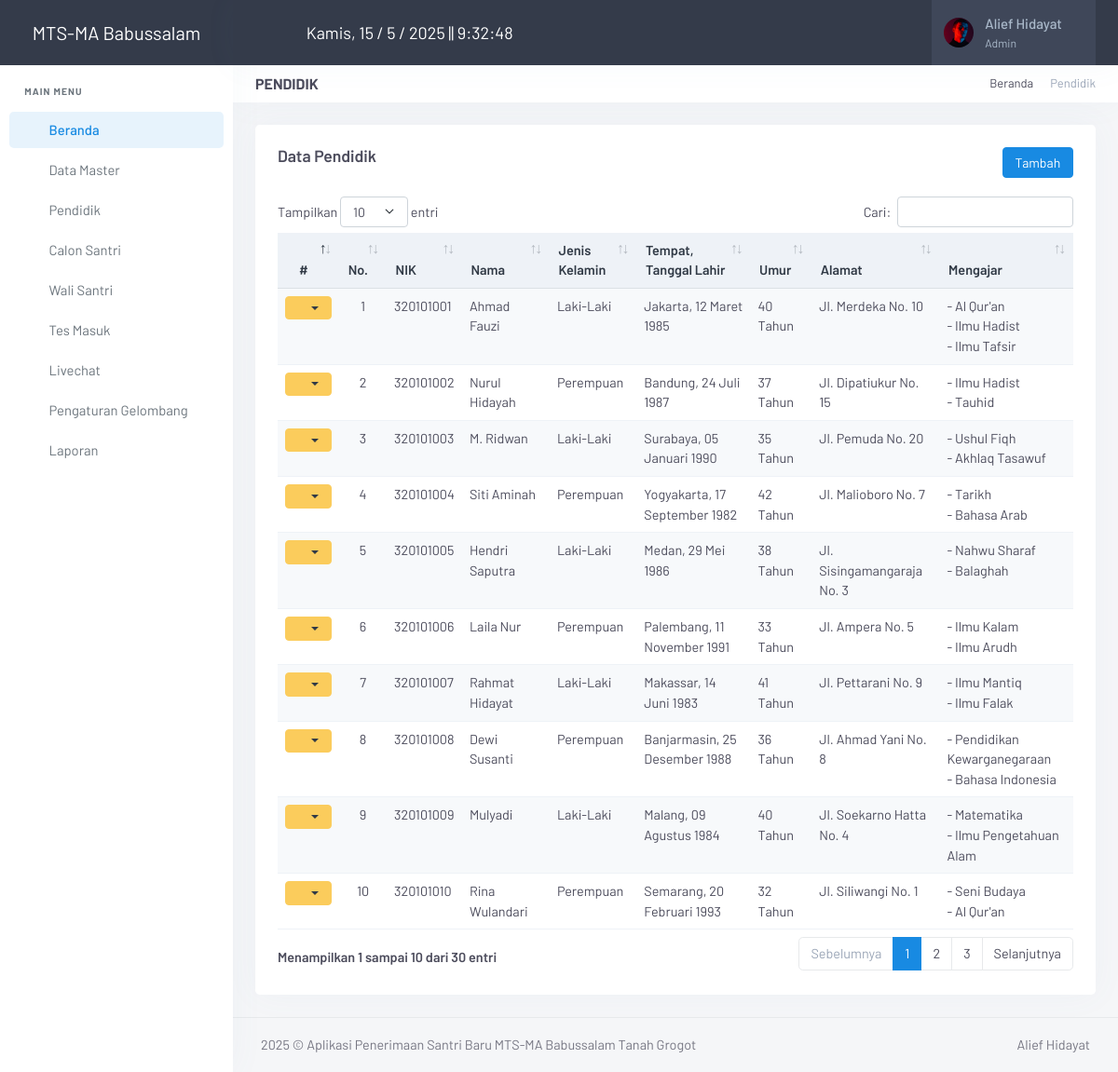
Page /admin/index.php?page=pendidik (signed in) on the committed database.
### tables this page shows
CREATE TABLE `meta` (
  `id_meta` int(11) NOT NULL,
  `instansi` varchar(255) DEFAULT NULL,
  `telp` varchar(50) DEFAULT NULL,
  `email` varchar(255) DEFAULT NULL,
  `alamat` text DEFAULT NULL,
  `logo` varchar(255) DEFAULT NULL,
  `pimpinan` varchar(255) DEFAULT NULL,
  `singkat` varchar(100) NOT NULL
);

CREATE TABLE `pendidik` (
  `id_pendidik` int(11) NOT NULL,
  `nik_pendidik` varchar(20) NOT NULL,
  `nama_pendidik` varchar(100) NOT NULL,
  `jk_pendidik` varchar(10) NOT NULL,
  `tmp_pendidik` varchar(100) NOT NULL,
  `tgl_pendidik` date NOT NULL,
  `alamat_pendidik` text NOT NULL,
  `notelp_pendidik` varchar(15) NOT NULL
);

CREATE TABLE `pendidik_detail` (
  `id_pendidik_detail` int(11) NOT NULL,
  `id_pendidik` int(11) NOT NULL,
  `id_bidang` int(11) NOT NULL
);

CREATE TABLE `bidang` (
  `id_bidang` int(11) NOT NULL,
  `bidang` varchar(255) NOT NULL
);

### admin/inc/koneksi.php (called while the page is built, shortened)
<?php
	$con = mysqli_connect("localhost","root","","db_santri");
?>
<?php $ambil_meta=$con->query("SELECT * FROM meta"); ?>
<?php $meta = $ambil_meta->fetch_assoc(); ?>

### admin/inc/tanggal.php (called while the page is built, shortened)
<?php
function tgl_indo($tgl){
    $tanggal = substr($tgl,8,2);
    $bulan   = getBulan(substr($tgl,5,2));
    $tahun   = substr($tgl,0,4);
    return $tanggal.' '.$bulan.' '.$tahun;
}
function getBulan($bln){
    switch ($bln){
        case 1: return "Januari"; break;
        case 2: return "Februari"; break;
        case 3: return "Maret"; break;
        case 4: return "April"; break;
        case 5: return "Mei"; break;
        case 6: return "Juni"; break;
        case 7: return "Juli"; break;
        case 8: return "Agustus"; break;
        case 9: return "September"; break;
        case 10: return "Oktober"; break;
        case 11: return "November"; break;
        case 12: return "Desember"; break;
    }
}
?>

### admin/page/pendidik/pendidik.php (the view, shortened to what this page needs)
<div class="page-title-head d-flex align-items-center gap-2">
    <div class="flex-grow-1">
        <h4 class="fs-16 text-uppercase fw-bold mb-0">Pendidik</h4>
    </div>
    <div class="text-end">
        <ol class="breadcrumb m-0 py-0 fs-13">
            <li class="breadcrumb-item"><a href="javascript: void(0);">Beranda</a></li>
            <li class="breadcrumb-item active">Pendidik</li>
        </ol>
    </div>
</div>
<div class="row">
    <div class="col-12">
        <div class="card">
            <div class="card-body">
                <h4 class="header-title mb-2">
                    Data Pendidik
                    <a href="?page=pendidik&aksi=tambah" class="btn btn-primary btn-sm float-end">Tambah</a>
                </h4>
                <br>
                <table id="dtTabel" class="table table-striped table-sm w-100">
                    <thead class="table-light">
                        <tr>
                            <th width="10" class="text-center">#</th>
                            <th width="5" class="text-center">No.</th>
                            <th>NIK</th>
                            <th>Nama</th>
                            <th>Jenis Kelamin</th>
                            <th>Tempat, Tanggal Lahir</th>
                            <th>Umur</th>
                            <th>Alamat</th>
                            <th>Mengajar</th>
                        </tr>
                    </thead>
                    <tbody>
                        <?php
                            $nomor = 1;
                            $ambil = $con->query("SELECT * FROM pendidik ORDER BY id_pendidik ASC");
                            while ($row = $ambil->fetch_assoc()) {
                                $tgl = tgl_indo($row['tgl_pendidik']);
                                $lahir = new DateTime($row['tgl_pendidik']);
                                $sekarang = new DateTime();
                                $umur = $lahir->diff($sekarang)->y;
                                ?>
                                <tr>
                                    <td class="text-center" style="vertical-align: top;">
                                        <div class="dropdown">
                                            <button class="btn btn-warning btn-sm dropdown-toggle text-dark" type="button" id="dropdownMenuButton" data-bs-toggle="dropdown" aria-haspopup="true" aria-expanded="false">
                                                <i class="ti ti-settings"></i>
                                            </button>
                                        </div>
                                    </td>
                                    <td class="text-center" style="vertical-align: top;"><?= $nomor; ?></td>
                                    <td style="vertical-align: top;"><?= $row['nik_pendidik']; ?></td>
                                    <td style="vertical-align: top;"><?= $row['nama_pendidik']; ?></td>
                                    <td style="vertical-align: top;"><?= $row['jk_pendidik']; ?></td>
                                    <td style="vertical-align: top;"><?= $row['tmp_pendidik']; ?>, <?= $tgl; ?></td>
                                    <td style="vertical-align: top;"><?= $umur; ?> Tahun</td>
                                    <td style="vertical-align: top;"><?= $row['alamat_pendidik']; ?></td>
                                    <td style="vertical-align: top;">
                                        <?php
                                        $sql_barang = mysqli_query($con, "SELECT * FROM pendidik_detail NATURAL JOIN bidang WHERE id_pendidik = '$row[id_pendidik]'");
                                        while ($data_barang = mysqli_fetch_array($sql_barang)) {
                                            echo "- " . trim($data_barang['bidang']) . "<br>";
                                        }
                                        ?>
                                    </td>
                                </tr>
                            <?php
                            $nomor++;
                            }
                        ?>
                    </tbody>
                </table>
            </div>
        </div>
    </div>
</div>

### admin/index.php (shortened to what this page needs)
<?php
include ("inc/koneksi.php");
include ("inc/tanggal.php");
if ($_SESSION['Admin'] || $_SESSION['Pimpinan']) {
?>
<!DOCTYPE html>
<html lang="en">
<head>
    <link href="assets/vendor/jsvectormap/jsvectormap.min.css" rel="stylesheet" type="text/css">
    <link href="assets/css/vendor.min.css" rel="stylesheet" type="text/css" />
    <link href="assets/css/app.min.css" rel="stylesheet" type="text/css" id="app-style" />
    <link href="assets/css/icons.min.css" rel="stylesheet" type="text/css" />
    <link href="assets/vendor/datatables.net-bs5/css/dataTables.bootstrap5.min.css" rel="stylesheet" type="text/css" />
    <link href="assets/vendor/datatables.net-responsive-bs5/css/responsive.bootstrap5.min.css" rel="stylesheet" type="text/css" />
    <link href="assets/vendor/datatables.net-fixedcolumns-bs5/css/fixedColumns.bootstrap5.min.css" rel="stylesheet" type="text/css" />
    <link href="assets/vendor/datatables.net-fixedheader-bs5/css/fixedHeader.bootstrap5.min.css" rel="stylesheet" type="text/css" />
    <link href="assets/vendor/datatables.net-buttons-bs5/css/buttons.bootstrap5.min.css" rel="stylesheet" type="text/css" />
    <link href="assets/vendor/datatables.net-select-bs5/css/select.bootstrap5.min.css" rel="stylesheet" type="text/css" />
</head>
<body>
    <?php
    if ($_SESSION['Admin']) { $user = $_SESSION['Admin']; }
    $sql = mysqli_query($con, "SELECT * FROM admin WHERE id_admin='$user'");
    $admin = mysqli_fetch_assoc($sql);
    ?>
    <div class="wrapper">
        <?php include "menu.php" ?>
        <header class="app-topbar">
            <div class="page-container topbar-menu">
                <div class="d-flex align-items-center gap-2">
                    <button class="sidenav-toggle-button px-2">
                        <i class="ti ti-menu-deep fs-24"></i>
                    </button>
                    <div id="current-time" class="time-display text-white"></div>
                </div>
                <div class="d-flex align-items-center gap-2">
                    <div class="topbar-item d-none d-sm-flex">
                        <button class="topbar-link" data-bs-toggle="offcanvas" data-bs-target="#theme-settings-offcanvas" type="button">
                            <i class="ti ti-settings fs-22"></i>
                        </button>
                    </div>
                    <div class="topbar-item d-none d-sm-flex">
                        <button class="topbar-link" id="light-dark-mode" type="button">
                            <i class="ti ti-moon fs-22"></i>
                        </button>
                    </div>
                    <div class="topbar-item nav-user">
                        <div class="dropdown">
                            <a class="topbar-link dropdown-toggle drop-arrow-none px-2" data-bs-toggle="dropdown" data-bs-offset="0,19" type="button" aria-haspopup="false" aria-expanded="false">
                                <img src="assets/gambar/admin/<?= $admin['foto'] ?>" width="32" class="rounded-circle me-lg-2 d-flex" alt="user-image">
                                <span class="d-lg-flex flex-column gap-1 d-none">
                                    <h5 class="my-0"><?= $admin['nama'] ?></h5>
                                    <h6 class="my-0 fw-normal"><?= $admin['level'] ?></h6>
                                </span>
                                <i class="ti ti-chevron-down d-none d-lg-block align-middle ms-2"></i>
                            </a>
                        </div>
                    </div>
                </div>
            </div>
        </header>
        <div class="page-content">
            <div class="page-container">
                <?php
                $page = $_GET['page'];
                $aksi = $_GET['aksi'];
                if ($page == "pendidik")
                {
                    if ($aksi == "") { include "page/pendidik/pendidik.php"; }
                }
                ?>
            </div>
            <footer class="footer">
                <div class="page-container">
                    <div class="row">
                        <div class="col-md-8 text-center text-md-start">
                            <script>document.write(new Date().getFullYear())</script> © Aplikasi Penerimaan Santri Baru <?= $meta['instansi'] ?> Tanah Grogot</span>
                        </div>
                        <div class="col-md-4">
                            <div class="text-md-end footer-links d-none d-md-block">
                                <a href="javascript: void(0);">Alief Hidayat</a>
                            </div>
                        </div>
                    </div>
                </div>
            </footer>
        </div>
    </div>
</body>
</html>
<?php
}else{
    echo '<script language="javascript">alert("Anda belum login, Klik OK untuk Login"); document.location="login.php";</script>';
    }
?>

### admin/menu.php (shortened to what this page needs)
<div class="sidenav-menu">
    <a href="index.php" class="logo">
        <span class="logo-light">
            <span class="logo-lg text-white" style="font-size: 20px;"><?= $meta['instansi'] ?></span>
        </span>
    </a>
    <div data-simplebar>
        <ul class="side-nav table-responsive">
            <li class="side-nav-title">Main Menu</li>
            <li class="side-nav-item">
                <a href="index.php" class="side-nav-link">
                    <span class="menu-icon"><i class="ti ti-home"></i></span>
                    <span class="menu-text"> Beranda </span>
                </a>
            </li>
            <li class="side-nav-item">
                <a data-bs-toggle="collapse" href="#sidebarDTMaster" aria-expanded="false" aria-controls="sidebarDTMaster"
                    class="side-nav-link">
                    <span class="menu-icon"><i class="ti ti-database"></i></span>
                    <span class="menu-text"> Data Master</span>
                    <span class="menu-arrow"></span>
                </a>
            </li>
            <li class="side-nav-item">
                <a href="?page=pendidik" class="side-nav-link">
                    <span class="menu-icon"><i class="ti ti-user"></i></span>
                    <span class="menu-text"> Pendidik </span>
                </a>
            </li>
            <li class="side-nav-item">
                <a data-bs-toggle="collapse" href="#sidebarCsantri" aria-expanded="false" aria-controls="sidebarCsantri"
                    class="side-nav-link">
                    <span class="menu-icon"><i class="ti ti-users"></i></span>
                    <span class="menu-text"> Calon Santri</span>
                    <span class="menu-arrow"></span>
                </a>
            </li>
            <li class="side-nav-item">
                <a data-bs-toggle="collapse" href="#sidebarWaliSantri" aria-expanded="false" aria-controls="sidebarWaliSantri"
                    class="side-nav-link">
                    <span class="menu-icon"><i class="ti ti-users"></i></span>
                    <span class="menu-text"> Wali Santri</span>
                    <span class="menu-arrow"></span>
                </a>
            </li>
            <li class="side-nav-item">
                <a href="?page=tes_masuk" class="side-nav-link">
                    <span class="menu-icon"><i class="ti ti-edit"></i></span>
                    <span class="menu-text"> Tes Masuk </span>
                </a>
            </li>
            <li class="side-nav-item">
                <a href="?page=livechat" class="side-nav-link">
                    <span class="menu-icon"><i class="ti ti-message-circle"></i></span>
                    <span class="menu-text"> Livechat </span>
                </a>
            </li>
            <li class="side-nav-item">
                <a href="?page=pengaturan_gelombang" class="side-nav-link">
                    <span class="menu-icon"><i class="ti ti-message-circle"></i></span>
                    <span class="menu-text"> Pengaturan Gelombang </span>
                </a>
            </li>
            <li class="side-nav-item">
                <a data-bs-toggle="collapse" href="#sidebarLaporan" aria-expanded="false" aria-controls="sidebarLaporan"
                    class="side-nav-link">
                    <span class="menu-icon"><i class="ti ti-printer"></i></span>
                    <span class="menu-text"> Laporan</span>
                    <span class="menu-arrow"></span>
                </a>
            </li>
        </ul>
    </div>
</div>

### admin/index.php (style rules this page uses)
.sidenav-toggle-button, .topnav-toggle-button { background-color: transparent; border: none; cursor: pointer; }
.time-display { font-size: 18px; }

### rows in the picture
meta: instansi "MTS-MA Babussalam"
pendidik: nik_pendidik "320101001", nama_pendidik "Ahmad Fauzi", jk_pendidik "Laki-Laki", tmp_pendidik "Jakarta", tgl_pendidik "12 Maret 1985", alamat_pendidik "Jl. Merdeka No. 10"
pendidik_detail: id_bidang.bidang "Al Qur'an"
pendidik_detail: id_bidang.bidang "Ilmu Hadist"
pendidik_detail: id_bidang.bidang "Ilmu Tafsir"
pendidik: nik_pendidik "320101002", nama_pendidik "Nurul Hidayah", jk_pendidik "Perempuan", tmp_pendidik "Bandung", tgl_pendidik "24 Juli 1987", alamat_pendidik "Jl. Dipatiukur No. 15"
pendidik_detail: id_bidang.bidang "Ilmu Hadist"
pendidik_detail: id_bidang.bidang "Tauhid"
pendidik: nik_pendidik "320101003", nama_pendidik "M. Ridwan", jk_pendidik "Laki-Laki", tmp_pendidik "Surabaya", tgl_pendidik "05 Januari 1990", alamat_pendidik "Jl. Pemuda No. 20"
pendidik_detail: id_bidang.bidang "Ushul Fiqh"
pendidik_detail: id_bidang.bidang "Akhlaq Tasawuf"
pendidik: nik_pendidik "320101004", nama_pendidik "Siti Aminah", jk_pendidik "Perempuan", tmp_pendidik "Yogyakarta", tgl_pendidik "17 September 1982", alamat_pendidik "Jl. Malioboro No. 7"
pendidik_detail: id_bidang.bidang "Tarikh"
pendidik_detail: id_bidang.bidang "Bahasa Arab"
pendidik: nik_pendidik "320101005", nama_pendidik "Hendri Saputra", jk_pendidik "Laki-Laki", tmp_pendidik "Medan", tgl_pendidik "29 Mei 1986", alamat_pendidik "Jl. Sisingamangaraja No. 3"
pendidik_detail: id_bidang.bidang "Nahwu Sharaf"
pendidik_detail: id_bidang.bidang "Balaghah"
pendidik: nik_pendidik "320101006", nama_pendidik "Laila Nur", jk_pendidik "Perempuan", tmp_pendidik "Palembang", tgl_pendidik "11 November 1991", alamat_pendidik "Jl. Ampera No. 5"
pendidik_detail: id_bidang.bidang "Ilmu Kalam"
pendidik_detail: id_bidang.bidang "Ilmu Arudh"
pendidik: nik_pendidik "320101007", nama_pendidik "Rahmat Hidayat", jk_pendidik "Laki-Laki", tmp_pendidik "Makassar", tgl_pendidik "14 Juni 1983", alamat_pendidik "Jl. Pettarani No. 9"
pendidik_detail: id_bidang.bidang "Ilmu Mantiq"
pendidik_detail: id_bidang.bidang "Ilmu Falak"
pendidik: nik_pendidik "320101008", nama_pendidik "Dewi Susanti", jk_pendidik "Perempuan", tmp_pendidik "Banjarmasin", tgl_pendidik "25 Desember 1988", alamat_pendidik "Jl. Ahmad Yani No. 8"
pendidik_detail: id_bidang.bidang "Pendidikan Kewarganegaraan"
pendidik_detail: id_bidang.bidang "Bahasa Indonesia"
pendidik: nik_pendidik "320101009", nama_pendidik "Mulyadi", jk_pendidik "Laki-Laki", tmp_pendidik "Malang", tgl_pendidik "09 Agustus 1984", alamat_pendidik "Jl. Soekarno Hatta No. 4"
pendidik_detail: id_bidang.bidang "Matematika"
pendidik_detail: id_bidang.bidang "Ilmu Pengetahuan Alam"
pendidik: nik_pendidik "320101010", nama_pendidik "Rina Wulandari", jk_pendidik "Perempuan", tmp_pendidik "Semarang", tgl_pendidik "20 Februari 1993", alamat_pendidik "Jl. Siliwangi No. 1"
pendidik_detail: id_bidang.bidang "Seni Budaya"
pendidik_detail: id_bidang.bidang "Al Qur'an"

### other values in the picture
$admin['nama'] "Alief Hidayat"
$admin['level'] "Admin"
